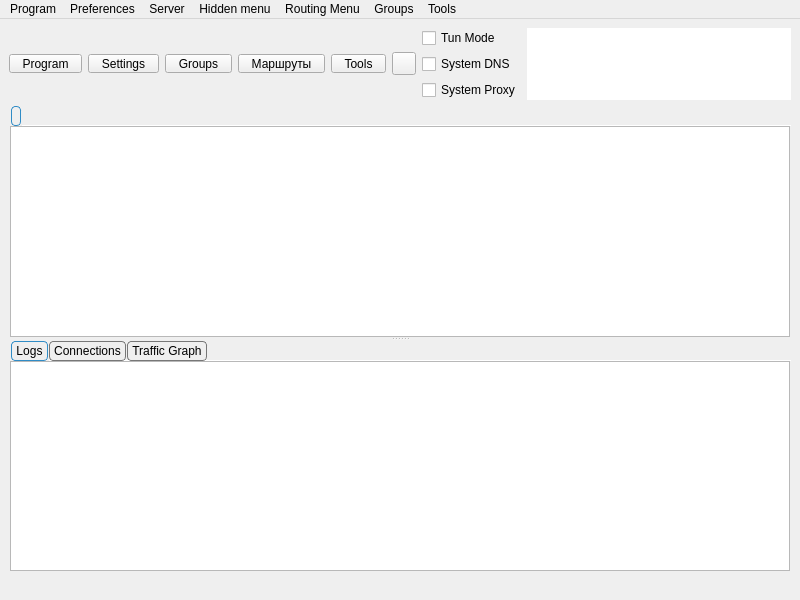
<?xml version="1.0" encoding="UTF-8"?>
<ui version="4.0">
 <class>MainWindow</class>
 <widget class="QMainWindow" name="MainWindow">
  <property name="geometry">
   <rect>
    <x>0</x>
    <y>0</y>
    <width>800</width>
    <height>600</height>
   </rect>
  </property>
  <property name="minimumSize">
   <size>
    <width>800</width>
    <height>600</height>
   </size>
  </property>
  <property name="windowTitle">
   <string notr="true">OMNIT</string>
  </property>
  <widget class="QWidget" name="centralwidget">
   <layout class="QVBoxLayout" name="verticalLayout_3" stretch="0,1,0">
    <item>
     <layout class="QHBoxLayout" name="horizontalLayout_2">
      <item>
       <widget class="QToolButton" name="toolButton_program">
        <property name="minimumSize">
         <size>
          <width>0</width>
          <height>0</height>
         </size>
        </property>
        <property name="styleSheet">
         <string notr="true">QToolButton {
    padding-left: 8px;
    padding-right: 8px;
}

/* The indicator shares the bottom row with the label (ToolButtonTextUnderIcon),
   so the widest button in any language is the tight one -- its text runs closest
   to the arrow. It fits because the drawn chevron only occupies the middle of
   its 16px subcontrol box, leaving ~14px clear at the button edge against the
   label's ~14.5px of slack. Don't pad the buttons to &quot;fix&quot; this: that widens
   all five for a gap only one of them ever needs (#1665). If a future
   translation looks cramped here, check that label first. */
QToolButton::menu-indicator {
    subcontrol-origin: border;
    subcontrol-position: bottom right;
    right: 2px;
    bottom: 3px;
}</string>
        </property>
        <property name="text">
         <string>Program</string>
        </property>
        <property name="icon">
         <iconset resource="../../res/Throne.qrc">
          <normaloff>:/icon/b-system-run.png</normaloff>:/icon/b-system-run.png</iconset>
        </property>
        <property name="iconSize">
         <size>
          <width>24</width>
          <height>24</height>
         </size>
        </property>
        <property name="popupMode">
         <enum>QToolButton::ToolButtonPopupMode::InstantPopup</enum>
        </property>
        <property name="toolButtonStyle">
         <enum>Qt::ToolButtonStyle::ToolButtonTextUnderIcon</enum>
        </property>
       </widget>
      </item>
      <item>
       <widget class="QToolButton" name="toolButton_preferences">
        <property name="minimumSize">
         <size>
          <width>0</width>
          <height>0</height>
         </size>
        </property>
        <property name="styleSheet">
         <string notr="true">QToolButton {
    padding-left: 8px;
    padding-right: 8px;
}

/* The indicator shares the bottom row with the label (ToolButtonTextUnderIcon),
   so the widest button in any language is the tight one -- its text runs closest
   to the arrow. It fits because the drawn chevron only occupies the middle of
   its 16px subcontrol box, leaving ~14px clear at the button edge against the
   label's ~14.5px of slack. Don't pad the buttons to &quot;fix&quot; this: that widens
   all five for a gap only one of them ever needs (#1665). If a future
   translation looks cramped here, check that label first. */
QToolButton::menu-indicator {
    subcontrol-origin: border;
    subcontrol-position: bottom right;
    right: 2px;
    bottom: 3px;
}</string>
        </property>
        <property name="text">
         <string>Settings</string>
        </property>
        <property name="icon">
         <iconset resource="../../res/Throne.qrc">
          <normaloff>:/icon/b-preferences.png</normaloff>:/icon/b-preferences.png</iconset>
        </property>
        <property name="iconSize">
         <size>
          <width>24</width>
          <height>24</height>
         </size>
        </property>
        <property name="popupMode">
         <enum>QToolButton::ToolButtonPopupMode::InstantPopup</enum>
        </property>
        <property name="toolButtonStyle">
         <enum>Qt::ToolButtonStyle::ToolButtonTextUnderIcon</enum>
        </property>
       </widget>
      </item>
      <item>
       <widget class="QToolButton" name="toolButton_testing">
        <property name="minimumSize">
         <size>
          <width>0</width>
          <height>0</height>
         </size>
        </property>
        <property name="styleSheet">
         <string notr="true">QToolButton {
    padding-left: 8px;
    padding-right: 8px;
}

/* The indicator shares the bottom row with the label (ToolButtonTextUnderIcon),
   so the widest button in any language is the tight one -- its text runs closest
   to the arrow. It fits because the drawn chevron only occupies the middle of
   its 16px subcontrol box, leaving ~14px clear at the button edge against the
   label's ~14.5px of slack. Don't pad the buttons to &quot;fix&quot; this: that widens
   all five for a gap only one of them ever needs (#1665). If a future
   translation looks cramped here, check that label first. */
QToolButton::menu-indicator {
    subcontrol-origin: border;
    subcontrol-position: bottom right;
    right: 2px;
    bottom: 3px;
}</string>
        </property>
        <property name="text">
         <string>Groups</string>
        </property>
        <property name="icon">
         <iconset resource="../../res/Throne.qrc">
          <normaloff>:/icon/b-testing-button.png</normaloff>:/icon/b-testing-button.png</iconset>
        </property>
        <property name="iconSize">
         <size>
          <width>24</width>
          <height>24</height>
         </size>
        </property>
        <property name="popupMode">
         <enum>QToolButton::ToolButtonPopupMode::InstantPopup</enum>
        </property>
        <property name="toolButtonStyle">
         <enum>Qt::ToolButtonStyle::ToolButtonTextUnderIcon</enum>
        </property>
       </widget>
      </item>
      <item>
       <widget class="QToolButton" name="toolButton_routing">
        <property name="minimumSize">
         <size>
          <width>0</width>
          <height>0</height>
         </size>
        </property>
        <property name="styleSheet">
         <string notr="true">QToolButton {
    padding-left: 8px;
    padding-right: 8px;
}

/* The indicator shares the bottom row with the label (ToolButtonTextUnderIcon),
   so the widest button in any language is the tight one -- its text runs closest
   to the arrow. It fits because the drawn chevron only occupies the middle of
   its 16px subcontrol box, leaving ~14px clear at the button edge against the
   label's ~14.5px of slack. Don't pad the buttons to &quot;fix&quot; this: that widens
   all five for a gap only one of them ever needs (#1665). If a future
   translation looks cramped here, check that label first. */
QToolButton::menu-indicator {
    subcontrol-origin: border;
    subcontrol-position: bottom right;
    right: 2px;
    bottom: 3px;
}</string>
        </property>
        <property name="text">
         <string>Маршруты</string>
        </property>
        <property name="icon">
         <iconset resource="../../res/Throne.qrc">
          <normaloff>:/icon/b-network-routing.png</normaloff>:/icon/b-network-routing.png</iconset>
        </property>
        <property name="iconSize">
         <size>
          <width>24</width>
          <height>24</height>
         </size>
        </property>
        <property name="popupMode">
         <enum>QToolButton::ToolButtonPopupMode::InstantPopup</enum>
        </property>
        <property name="toolButtonStyle">
         <enum>Qt::ToolButtonStyle::ToolButtonTextUnderIcon</enum>
        </property>
       </widget>
      </item>
      <item>
       <widget class="QToolButton" name="toolButton_tools">
        <property name="minimumSize">
         <size>
          <width>0</width>
          <height>0</height>
         </size>
        </property>
        <property name="styleSheet">
         <string notr="true">QToolButton {
    padding-left: 8px;
    padding-right: 8px;
}

/* The indicator shares the bottom row with the label (ToolButtonTextUnderIcon),
   so the widest button in any language is the tight one -- its text runs closest
   to the arrow. It fits because the drawn chevron only occupies the middle of
   its 16px subcontrol box, leaving ~14px clear at the button edge against the
   label's ~14.5px of slack. Don't pad the buttons to &quot;fix&quot; this: that widens
   all five for a gap only one of them ever needs (#1665). If a future
   translation looks cramped here, check that label first. */
QToolButton::menu-indicator {
    subcontrol-origin: border;
    subcontrol-position: bottom right;
    right: 2px;
    bottom: 3px;
}</string>
        </property>
        <property name="text">
         <string>Tools</string>
        </property>
        <property name="icon">
         <iconset resource="../../res/Throne.qrc">
          <normaloff>:/icon/b-tools-button.png</normaloff>:/icon/b-tools-button.png</iconset>
        </property>
        <property name="iconSize">
         <size>
          <width>24</width>
          <height>24</height>
         </size>
        </property>
        <property name="popupMode">
         <enum>QToolButton::ToolButtonPopupMode::InstantPopup</enum>
        </property>
        <property name="toolButtonStyle">
         <enum>Qt::ToolButtonStyle::ToolButtonTextUnderIcon</enum>
        </property>
       </widget>
      </item>
      <item>
       <widget class="StartStopButton" name="toolButton_startstop">
        <property name="focusPolicy">
         <enum>Qt::FocusPolicy::NoFocus</enum>
        </property>
        <property name="text">
         <string/>
        </property>
       </widget>
      </item>
      <item>
       <layout class="QVBoxLayout" name="verticalLayout_4">
        <item>
         <spacer name="verticalSpacer_modes_top">
          <property name="orientation">
           <enum>Qt::Orientation::Vertical</enum>
          </property>
          <property name="sizeHint" stdset="0">
           <size>
            <width>0</width>
            <height>0</height>
           </size>
          </property>
         </spacer>
        </item>
        <item>
         <widget class="QCheckBox" name="checkBox_VPN">
          <property name="sizePolicy">
           <sizepolicy hsizetype="Minimum" vsizetype="Minimum">
            <horstretch>0</horstretch>
            <verstretch>0</verstretch>
           </sizepolicy>
          </property>
          <property name="text">
           <string>Tun Mode</string>
          </property>
         </widget>
        </item>
        <item>
         <widget class="QCheckBox" name="system_dns">
          <property name="text">
           <string>System DNS</string>
          </property>
         </widget>
        </item>
        <item>
         <widget class="QCheckBox" name="checkBox_SystemProxy">
          <property name="text">
           <string>System Proxy</string>
          </property>
         </widget>
        </item>
        <item>
         <spacer name="verticalSpacer_modes_bottom">
          <property name="orientation">
           <enum>Qt::Orientation::Vertical</enum>
          </property>
          <property name="sizeHint" stdset="0">
           <size>
            <width>0</width>
            <height>0</height>
           </size>
          </property>
         </spacer>
        </item>
       </layout>
      </item>
      <item>
       <widget class="QTextBrowser" name="data_view">
        <property name="enabled">
         <bool>true</bool>
        </property>
        <property name="sizePolicy">
         <sizepolicy hsizetype="Expanding" vsizetype="Ignored">
          <horstretch>0</horstretch>
          <verstretch>0</verstretch>
         </sizepolicy>
        </property>
        <property name="minimumSize">
         <size>
          <width>0</width>
          <height>0</height>
         </size>
        </property>
        <property name="mouseTracking">
         <bool>false</bool>
        </property>
        <property name="focusPolicy">
         <enum>Qt::FocusPolicy::NoFocus</enum>
        </property>
        <property name="contextMenuPolicy">
         <enum>Qt::ContextMenuPolicy::NoContextMenu</enum>
        </property>
        <property name="acceptDrops">
         <bool>false</bool>
        </property>
        <property name="frameShape">
         <enum>QFrame::Shape::NoFrame</enum>
        </property>
        <property name="frameShadow">
         <enum>QFrame::Shadow::Sunken</enum>
        </property>
        <property name="verticalScrollBarPolicy">
         <enum>Qt::ScrollBarPolicy::ScrollBarAlwaysOff</enum>
        </property>
        <property name="horizontalScrollBarPolicy">
         <enum>Qt::ScrollBarPolicy::ScrollBarAlwaysOff</enum>
        </property>
        <property name="textInteractionFlags">
         <set>Qt::TextInteractionFlag::LinksAccessibleByKeyboard|Qt::TextInteractionFlag::LinksAccessibleByMouse</set>
        </property>
       </widget>
      </item>
     </layout>
    </item>
    <item>
     <widget class="QSplitter" name="splitter">
      <property name="orientation">
       <enum>Qt::Orientation::Vertical</enum>
      </property>
      <widget class="QTabWidget" name="tabWidget">
       <property name="styleSheet">
        <string notr="true">QTabWidget::tab-bar {
    left: 2px;
}

QTabBar {
    background: transparent;
    qproperty-drawBase: 0;
}

QTabBar::tab {
    border: 1px solid #777777;

    border-radius: 4px;
    padding: 2px 4px;
    margin-right: 1px;
}

QTabBar::tab:selected {
    border: 1px solid palette(highlight);
}</string>
       </property>
       <property name="currentIndex">
        <number>0</number>
       </property>
       <property name="documentMode">
        <bool>true</bool>
       </property>
       <property name="movable">
        <bool>true</bool>
       </property>
       <widget class="QWidget" name="widget1">
        <attribute name="title">
         <string/>
        </attribute>
        <layout class="QGridLayout" name="gridLayout_2">
         <property name="leftMargin">
          <number>1</number>
         </property>
         <property name="topMargin">
          <number>0</number>
         </property>
         <property name="rightMargin">
          <number>1</number>
         </property>
         <property name="bottomMargin">
          <number>0</number>
         </property>
         <property name="spacing">
          <number>0</number>
         </property>
         <item row="0" column="0">
          <widget class="ProfilesTableView" name="profilesTableView">
           <property name="contextMenuPolicy">
            <enum>Qt::ContextMenuPolicy::CustomContextMenu</enum>
           </property>
           <property name="editTriggers">
            <set>QAbstractItemView::EditTrigger::NoEditTriggers</set>
           </property>
           <property name="alternatingRowColors">
            <bool>true</bool>
           </property>
           <property name="selectionBehavior">
            <enum>QAbstractItemView::SelectionBehavior::SelectRows</enum>
           </property>
           <property name="horizontalScrollMode">
            <enum>QAbstractItemView::ScrollMode::ScrollPerPixel</enum>
           </property>
           <property name="wordWrap">
            <bool>false</bool>
           </property>
           <attribute name="horizontalHeaderMinimumSectionSize">
            <number>16</number>
           </attribute>
           <attribute name="horizontalHeaderHighlightSections">
            <bool>false</bool>
           </attribute>
           <attribute name="horizontalHeaderShowSortIndicator" stdset="0">
            <bool>false</bool>
           </attribute>
           <attribute name="verticalHeaderDefaultSectionSize">
            <number>30</number>
           </attribute>
          </widget>
         </item>
        </layout>
       </widget>
      </widget>
      <widget class="QWidget" name="aaaaaaaaaaaaaaaaaa">
       <layout class="QVBoxLayout" name="aaaaaaaaaaaa" stretch="0">
        <item>
         <widget class="QWidget" name="down_tab" native="true">
          <layout class="QVBoxLayout" name="verticalLayout">
           <property name="spacing">
            <number>0</number>
           </property>
           <property name="leftMargin">
            <number>0</number>
           </property>
           <property name="topMargin">
            <number>0</number>
           </property>
           <property name="rightMargin">
            <number>0</number>
           </property>
           <property name="bottomMargin">
            <number>0</number>
           </property>
           <item>
            <widget class="QTabWidget" name="stats_widget">
             <property name="autoFillBackground">
              <bool>true</bool>
             </property>
             <property name="styleSheet">
              <string notr="true">QTabWidget::tab-bar {
    left: 2px;
}

QTabBar {
    background: transparent;
    qproperty-drawBase: 0;
}

QTabBar::tab {
    border: 1px solid #777777;

    border-radius: 4px;
    padding: 2px 4px;
    margin-right: 1px;
}

QTabBar::tab:selected {
    border: 1px solid palette(highlight);
}</string>
             </property>
             <property name="tabPosition">
              <enum>QTabWidget::TabPosition::North</enum>
             </property>
             <property name="tabShape">
              <enum>QTabWidget::TabShape::Rounded</enum>
             </property>
             <property name="currentIndex">
              <number>0</number>
             </property>
             <property name="elideMode">
              <enum>Qt::TextElideMode::ElideNone</enum>
             </property>
             <property name="usesScrollButtons">
              <bool>true</bool>
             </property>
             <property name="documentMode">
              <bool>true</bool>
             </property>
             <property name="tabsClosable">
              <bool>false</bool>
             </property>
             <property name="movable">
              <bool>true</bool>
             </property>
             <property name="tabBarAutoHide">
              <bool>false</bool>
             </property>
             <widget class="QWidget" name="Logs">
              <property name="enabled">
               <bool>true</bool>
              </property>
              <attribute name="title">
               <string>Logs</string>
              </attribute>
              <layout class="QHBoxLayout" name="horizontalLayout_3" stretch="0">
               <property name="spacing">
                <number>0</number>
               </property>
               <property name="sizeConstraint">
                <enum>QLayout::SizeConstraint::SetDefaultConstraint</enum>
               </property>
               <property name="leftMargin">
                <number>1</number>
               </property>
               <property name="topMargin">
                <number>0</number>
               </property>
               <property name="rightMargin">
                <number>1</number>
               </property>
               <property name="bottomMargin">
                <number>0</number>
               </property>
               <item>
                <widget class="QTextBrowser" name="masterLogBrowser">
                 <property name="contextMenuPolicy">
                  <enum>Qt::ContextMenuPolicy::CustomContextMenu</enum>
                 </property>
                 <property name="openLinks">
                  <bool>false</bool>
                 </property>
                </widget>
               </item>
              </layout>
             </widget>
             <widget class="QWidget" name="connections_tab">
              <attribute name="title">
               <string>Connections</string>
              </attribute>
              <layout class="QHBoxLayout" name="horizontalLayout_4">
               <property name="spacing">
                <number>0</number>
               </property>
               <property name="sizeConstraint">
                <enum>QLayout::SizeConstraint::SetDefaultConstraint</enum>
               </property>
               <property name="leftMargin">
                <number>1</number>
               </property>
               <property name="topMargin">
                <number>0</number>
               </property>
               <property name="rightMargin">
                <number>1</number>
               </property>
               <property name="bottomMargin">
                <number>0</number>
               </property>
               <item>
                <widget class="QTableWidget" name="connections">
                 <property name="autoFillBackground">
                  <bool>false</bool>
                 </property>
                 <column>
                  <property name="text">
                   <string>Destination (Domain)</string>
                  </property>
                  <property name="toolTip">
                   <string>Click To Disable Sorting</string>
                  </property>
                 </column>
                 <column>
                  <property name="text">
                   <string>Process</string>
                  </property>
                  <property name="toolTip">
                   <string>Click To Sort By Process</string>
                  </property>
                 </column>
                 <column>
                  <property name="text">
                   <string>Protocol</string>
                  </property>
                  <property name="toolTip">
                   <string>Click To Sort By Protocol</string>
                  </property>
                 </column>
                 <column>
                  <property name="text">
                   <string>Outbound</string>
                  </property>
                  <property name="toolTip">
                   <string>Click To Sort By Outbound</string>
                  </property>
                 </column>
                 <column>
                  <property name="text">
                   <string>Traffic</string>
                  </property>
                  <property name="toolTip">
                   <string>Click to sort by traffic; right-click to choose total/down/up</string>
                  </property>
                 </column>
                 <column>
                  <property name="text">
                   <string>Speed</string>
                  </property>
                  <property name="toolTip">
                   <string>Click to sort by speed; right-click to choose total/down/up</string>
                  </property>
                 </column>
                </widget>
               </item>
              </layout>
             </widget>
             <widget class="QWidget" name="graph_tab">
              <attribute name="title">
               <string>Traffic Graph</string>
              </attribute>
              <layout class="QHBoxLayout" name="horizontalLayout_6">
               <property name="spacing">
                <number>0</number>
               </property>
               <property name="sizeConstraint">
                <enum>QLayout::SizeConstraint::SetDefaultConstraint</enum>
               </property>
               <property name="leftMargin">
                <number>1</number>
               </property>
               <property name="topMargin">
                <number>0</number>
               </property>
               <property name="rightMargin">
                <number>1</number>
               </property>
               <property name="bottomMargin">
                <number>0</number>
               </property>
              </layout>
             </widget>
            </widget>
           </item>
          </layout>
         </widget>
        </item>
       </layout>
      </widget>
     </widget>
    </item>
    <item>
     <layout class="QHBoxLayout" name="horizontalLayout">
      <item>
       <widget class="QLabel" name="label_running">
        <property name="text">
         <string/>
        </property>
       </widget>
      </item>
      <item>
       <widget class="QLabel" name="label_inbound">
        <property name="text">
         <string/>
        </property>
        <property name="alignment">
         <set>Qt::AlignmentFlag::AlignLeading|Qt::AlignmentFlag::AlignLeft|Qt::AlignmentFlag::AlignVCenter</set>
        </property>
       </widget>
      </item>
      <item>
       <widget class="QLabel" name="label_speed">
        <property name="text">
         <string/>
        </property>
        <property name="alignment">
         <set>Qt::AlignmentFlag::AlignLeading|Qt::AlignmentFlag::AlignLeft|Qt::AlignmentFlag::AlignVCenter</set>
        </property>
       </widget>
      </item>
     </layout>
    </item>
   </layout>
  </widget>
  <widget class="QMenuBar" name="menubar">
   <property name="geometry">
    <rect>
     <x>0</x>
     <y>0</y>
     <width>800</width>
     <height>25</height>
    </rect>
   </property>
   <widget class="QMenu" name="menu_program">
    <property name="title">
     <string>Program</string>
    </property>
    <addaction name="actionHide_window"/>
    <addaction name="separator"/>
    <addaction name="menu_add_from_input"/>
    <addaction name="menu_add_from_clipboard"/>
    <addaction name="actionAdd_profile_from_File"/>
    <addaction name="menu_scan_qr"/>
    <addaction name="separator"/>
    <addaction name="actionStart_with_system"/>
    <addaction name="actionRemember_last_proxy"/>
    <addaction name="actionAllow_LAN"/>
    <addaction name="separator"/>
    <addaction name="actionRestart_Proxy"/>
    <addaction name="actionRestart_Program"/>
    <addaction name="menu_exit"/>
   </widget>
   <widget class="QMenu" name="menu_preferences">
    <property name="title">
     <string>Preferences</string>
    </property>
    <addaction name="menu_basic_settings"/>
    <addaction name="menu_routing_settings"/>
    <addaction name="menu_vpn_settings"/>
    <addaction name="menu_hotkey_settings"/>
    <addaction name="menu_open_config_folder"/>
   </widget>
   <widget class="QMenu" name="menu_server">
    <property name="title">
     <string>Server</string>
    </property>
    <widget class="QMenu" name="menu_share_item">
     <property name="title">
      <string>Share</string>
     </property>
     <addaction name="menu_qr"/>
     <addaction name="menu_export_config"/>
     <addaction name="actionExport_Xray_config"/>
     <addaction name="separator"/>
     <addaction name="menu_copy_links"/>
     <addaction name="menu_copy_links_nkr"/>
     <addaction name="actionCopy_Test_Result"/>
    </widget>
    <addaction name="menu_add_from_input"/>
    <addaction name="menu_add_from_clipboard"/>
    <addaction name="actionAdd_profile_from_File"/>
    <addaction name="menu_scan_qr"/>
    <addaction name="separator"/>
    <addaction name="menu_start"/>
    <addaction name="menu_stop"/>
    <addaction name="menu_share_item"/>
    <addaction name="menu_delete"/>
    <addaction name="separator"/>
    <addaction name="menu_select_all"/>
    <addaction name="menu_clone"/>
    <addaction name="separator"/>
    <addaction name="actionUrl_Test_Selected"/>
    <addaction name="actionSpeedtest_Selected"/>
    <addaction name="actionResolve_Selected_Out_IP"/>
    <addaction name="menu_resolve_selected"/>
    <addaction name="actionClear_Test_Result"/>
    <addaction name="menu_reset_traffic"/>
   </widget>
   <widget class="QMenu" name="menuHidden_menu">
    <property name="title">
     <string>Hidden menu</string>
    </property>
    <widget class="QMenu" name="menu_spmode">
     <property name="title">
      <string>Operation Mode</string>
     </property>
     <addaction name="menu_spmode_system_proxy"/>
     <addaction name="menu_spmode_vpn"/>
    </widget>
    <addaction name="menu_update_subscription"/>
    <addaction name="menu_resolve_domain"/>
    <addaction name="menu_remove_invalid"/>
    <addaction name="actionUrl_Test_Group"/>
    <addaction name="menu_remove_unavailable"/>
    <addaction name="menu_clear_test_result"/>
    <addaction name="menu_delete_repeat"/>
    <addaction name="actionSpeedtest_Group"/>
    <addaction name="actionResolve_Out_IP"/>
    <addaction name="actionRefresh_Column_Widths"/>
    <addaction name="menu_spmode"/>
   </widget>
   <widget class="QMenu" name="menuRouting_Menu">
    <property name="title">
     <string>Routing Menu</string>
    </property>
   </widget>
   <widget class="QMenu" name="menuTools">
    <property name="title">
     <string>Tools</string>
    </property>
    <addaction name="actionAuto_Selector"/>
    <addaction name="actionSpeedtest_Current"/>
    <addaction name="separator"/>
    <addaction name="actionRuntime_Stats"/>
    <addaction name="actionTraffic_Stats"/>
    <addaction name="actionCheck_For_Update"/>
   </widget>
   <widget class="QMenu" name="menuTesting">
    <property name="title">
     <string>Groups</string>
    </property>
    <addaction name="menu_manage_groups"/>
    <addaction name="actionAdd_New_Group"/>
    <addaction name="actionEdit_Group"/>
    <addaction name="actionDelete_Group"/>
    <addaction name="separator"/>
    <addaction name="actionUrl_Test_Group"/>
    <addaction name="actionSpeedtest_Group"/>
    <addaction name="actionResolve_Out_IP"/>
    <addaction name="menu_resolve_domain"/>
    <addaction name="menu_clear_test_result"/>
    <addaction name="separator"/>
    <addaction name="menu_update_subscription"/>
    <addaction name="actionUpdate_All_Subscriptions"/>
    <addaction name="menu_delete_repeat"/>
    <addaction name="menu_remove_unavailable"/>
    <addaction name="menu_remove_invalid"/>
    <addaction name="menu_remove_insecure"/>
    <addaction name="separator"/>
    <addaction name="actionRefresh_Column_Widths"/>
   </widget>
   <addaction name="menu_program"/>
   <addaction name="menu_preferences"/>
   <addaction name="menu_server"/>
   <addaction name="menuHidden_menu"/>
   <addaction name="menuRouting_Menu"/>
   <addaction name="menuTesting"/>
   <addaction name="menuTools"/>
  </widget>
  <action name="menu_exit">
   <property name="text">
    <string>Exit</string>
   </property>
  </action>
  <action name="actionShow_window">
   <property name="text">
    <string>Show Window</string>
   </property>
  </action>
  <action name="menu_basic_settings">
   <property name="text">
    <string>Basic Settings</string>
   </property>
  </action>
  <action name="menu_add_from_input">
   <property name="text">
    <string>New profile</string>
   </property>
   <property name="shortcut">
    <string notr="true">Ctrl+N</string>
   </property>
  </action>
  <action name="menu_manage_groups">
   <property name="text">
    <string>Manage Groups</string>
   </property>
  </action>
  <action name="menu_start">
   <property name="text">
    <string>Start</string>
   </property>
   <property name="shortcut">
    <string notr="true">Return</string>
   </property>
  </action>
  <action name="menu_stop">
   <property name="text">
    <string>Stop</string>
   </property>
   <property name="shortcut">
    <string notr="true">Ctrl+S</string>
   </property>
  </action>
  <action name="menu_routing_settings">
   <property name="text">
    <string>Routing Settings</string>
   </property>
  </action>
  <action name="menu_add_from_clipboard">
   <property name="text">
    <string>Add profile from clipboard</string>
   </property>
   <property name="shortcut">
    <string notr="true">Ctrl+V</string>
   </property>
  </action>
  <action name="menu_delete">
   <property name="text">
    <string>Delete</string>
   </property>
   <property name="shortcut">
    <string notr="true">Del</string>
   </property>
  </action>
  <action name="menu_profile_debug_info">
   <property name="text">
    <string>Debug Info</string>
   </property>
  </action>
  <action name="menu_qr">
   <property name="text">
    <string>QR Code and link</string>
   </property>
  </action>
  <action name="menu_copy_link">
   <property name="text">
    <string>Copy Link</string>
   </property>
  </action>
  <action name="menu_tcp_ping">
   <property name="text">
    <string notr="true">Tcp Ping</string>
   </property>
   <property name="shortcut">
    <string notr="true">Ctrl+Shift+T</string>
   </property>
  </action>
  <action name="menu_url_test">
   <property name="text">
    <string notr="true">Url Test</string>
   </property>
   <property name="shortcut">
    <string notr="true">Ctrl+Shift+U</string>
   </property>
  </action>
  <action name="menu_clear_test_result">
   <property name="text">
    <string>Clear Group test result</string>
   </property>
   <property name="shortcut">
    <string notr="true">Ctrl+Shift+C</string>
   </property>
  </action>
  <action name="menu_export_config">
   <property name="text">
    <string>Export Sing-box config</string>
   </property>
   <property name="shortcut">
    <string notr="true">Ctrl+E</string>
   </property>
  </action>
  <action name="menu_reset_traffic">
   <property name="text">
    <string>Reset Traffic</string>
   </property>
   <property name="shortcut">
    <string notr="true">Ctrl+R</string>
   </property>
  </action>
  <action name="menu_scan_qr">
   <property name="text">
    <string>Scan QR Code</string>
   </property>
   <property name="shortcut">
    <string notr="true">Ctrl+Shift+Q</string>
   </property>
  </action>
  <action name="menu_spmode_system_proxy">
   <property name="checkable">
    <bool>true</bool>
   </property>
   <property name="text">
    <string>System Proxy</string>
   </property>
  </action>
  <action name="menu_spmode_disabled">
   <property name="checkable">
    <bool>true</bool>
   </property>
   <property name="text">
    <string>Disable</string>
   </property>
  </action>
  <action name="menu_delete_repeat">
   <property name="text">
    <string>Remove Duplicates</string>
   </property>
   <property name="shortcut">
    <string notr="true">Ctrl+Shift+D</string>
   </property>
  </action>
  <action name="actionfake">
   <property name="text">
    <string>fake</string>
   </property>
   <property name="visible">
    <bool>false</bool>
   </property>
  </action>
  <action name="menu_move">
   <property name="text">
    <string>Move</string>
   </property>
   <property name="shortcut">
    <string notr="true">Ctrl+M</string>
   </property>
  </action>
  <action name="actionStart_with_system">
   <property name="checkable">
    <bool>true</bool>
   </property>
   <property name="text">
    <string>Start with system</string>
   </property>
  </action>
  <action name="actionRemember_last_proxy">
   <property name="checkable">
    <bool>true</bool>
   </property>
   <property name="text">
    <string>Remember last profile</string>
   </property>
  </action>
  <action name="actionAllow_LAN">
   <property name="checkable">
    <bool>true</bool>
   </property>
   <property name="text">
    <string>Allow other devices to connect</string>
   </property>
  </action>
  <action name="menu_remove_unavailable">
   <property name="text">
    <string>Remove Unavailable</string>
   </property>
   <property name="shortcut">
    <string notr="true">Ctrl+Shift+R</string>
   </property>
  </action>
  <action name="menu_full_test">
   <property name="text">
    <string>Full Test</string>
   </property>
   <property name="shortcut">
    <string notr="true">Ctrl+Shift+F</string>
   </property>
  </action>
  <action name="menu_hotkey_settings">
   <property name="text">
    <string>Hotkey Settings</string>
   </property>
  </action>
  <action name="menu_select_all">
   <property name="text">
    <string>Select All</string>
   </property>
   <property name="shortcut">
    <string notr="true">Ctrl+A</string>
   </property>
  </action>
  <action name="menu_copy_links_nkr">
   <property name="text">
    <string>Copy links of selected (Deep Links)</string>
   </property>
   <property name="shortcut">
    <string notr="true">Ctrl+Alt+C</string>
   </property>
  </action>
  <action name="actionfake_2">
   <property name="text">
    <string>fake</string>
   </property>
   <property name="visible">
    <bool>false</bool>
   </property>
  </action>
  <action name="actionfake_3">
   <property name="text">
    <string>fake</string>
   </property>
   <property name="visible">
    <bool>false</bool>
   </property>
  </action>
  <action name="menu_copy_links">
   <property name="text">
    <string>Copy links of selected</string>
   </property>
   <property name="shortcut">
    <string notr="true">Ctrl+C</string>
   </property>
  </action>
  <action name="menu_spmode_vpn">
   <property name="checkable">
    <bool>true</bool>
   </property>
   <property name="text">
    <string>Tun Mode</string>
   </property>
  </action>
  <action name="menu_clone">
   <property name="text">
    <string>Clone</string>
   </property>
   <property name="shortcut">
    <string notr="true">Ctrl+D</string>
   </property>
  </action>
  <action name="menu_update_subscription">
   <property name="text">
    <string>Update subscription</string>
   </property>
   <property name="shortcut">
    <string notr="true">Ctrl+U</string>
   </property>
   <property name="visible">
    <bool>true</bool>
   </property>
  </action>
  <action name="menu_resolve_domain">
   <property name="text">
    <string>Resolve Domain for group</string>
   </property>
   <property name="shortcut">
    <string notr="true">Ctrl+Shift+I</string>
   </property>
  </action>
  <action name="menu_vpn_settings">
   <property name="text">
    <string>Tun Settings</string>
   </property>
  </action>
  <action name="actionRestart_Program">
   <property name="text">
    <string>Restart Program</string>
   </property>
  </action>
  <action name="menu_open_config_folder">
   <property name="text">
    <string>Open Config Folder</string>
   </property>
  </action>
  <action name="actionfake_4">
   <property name="text">
    <string notr="true">fake</string>
   </property>
   <property name="visible">
    <bool>false</bool>
   </property>
  </action>
  <action name="actionfake_5">
   <property name="text">
    <string notr="true">fake</string>
   </property>
   <property name="visible">
    <bool>false</bool>
   </property>
  </action>
  <action name="actionRestart_Proxy">
   <property name="text">
    <string>Restart Core</string>
   </property>
  </action>
  <action name="menu_stop_testing">
   <property name="text">
    <string>Stop Testing</string>
   </property>
   <property name="shortcut">
    <string notr="true">Ctrl+.</string>
   </property>
  </action>
  <action name="actionUrl_Test_Selected">
   <property name="text">
    <string>Url Test Selected</string>
   </property>
   <property name="shortcut">
    <string notr="true">Ctrl+Shift+S</string>
   </property>
   <property name="visible">
    <bool>true</bool>
   </property>
  </action>
  <action name="actionUrl_Test_Group">
   <property name="enabled">
    <bool>true</bool>
   </property>
   <property name="text">
    <string>Url Test Group</string>
   </property>
   <property name="shortcut">
    <string notr="true">Ctrl+Shift+G</string>
   </property>
   <property name="visible">
    <bool>true</bool>
   </property>
  </action>
  <action name="menu_resolve_selected">
   <property name="text">
    <string>Resolve Selected Domain</string>
   </property>
   <property name="visible">
    <bool>true</bool>
   </property>
  </action>
  <action name="menu_remove_invalid">
   <property name="text">
    <string>Remove Invalid</string>
   </property>
   <property name="shortcut">
    <string notr="true">Ctrl+Alt+I</string>
   </property>
   <property name="menuRole">
    <enum>QAction::MenuRole::TextHeuristicRole</enum>
   </property>
  </action>
  <action name="menu_remove_insecure">
   <property name="text">
    <string>Remove Insecure Configs</string>
   </property>
   <property name="menuRole">
    <enum>QAction::MenuRole::TextHeuristicRole</enum>
   </property>
  </action>
  <action name="menu_open_routing_manager">
   <property name="text">
    <string>Open Manager</string>
   </property>
  </action>
  <action name="actionSpeedtest_Current">
   <property name="text">
    <string>Speedtest Current</string>
   </property>
   <property name="shortcut">
    <string notr="true">F6</string>
   </property>
  </action>
  <action name="actionSpeedtest_Selected">
   <property name="text">
    <string>Speedtest Selected</string>
   </property>
   <property name="shortcut">
    <string notr="true">Ctrl+Shift+P</string>
   </property>
  </action>
  <action name="actionSpeedtest_Group">
   <property name="text">
    <string>Speedtest Group</string>
   </property>
   <property name="shortcut">
    <string notr="true">Ctrl+Alt+P</string>
   </property>
  </action>
  <action name="actionHide_window">
   <property name="text">
    <string>Hide window</string>
   </property>
   <property name="shortcut">
    <string notr="true">Ctrl+H</string>
   </property>
  </action>
  <action name="actionAdd_profile_from_File">
   <property name="text">
    <string>Add profile from File(s)</string>
   </property>
   <property name="shortcut">
    <string notr="true">Ctrl+O</string>
   </property>
  </action>
  <action name="actionResolve_Out_IP">
   <property name="text">
    <string>Resolve out IP for group</string>
   </property>
  </action>
  <action name="actionAdd_New_Group">
   <property name="text">
    <string>Add new Group</string>
   </property>
  </action>
  <action name="actionEdit_Group">
   <property name="text">
    <string>Edit current Group</string>
   </property>
  </action>
  <action name="actionDelete_Group">
   <property name="text">
    <string>Delete current Group</string>
   </property>
  </action>
  <action name="actionUpdate_All_Subscriptions">
   <property name="text">
    <string>Update all subscriptions</string>
   </property>
  </action>
  <action name="actionResolve_Selected_Out_IP">
   <property name="text">
    <string>Resolve Selected Out IP</string>
   </property>
  </action>
  <action name="actionRefresh_Column_Widths">
   <property name="text">
    <string>Refresh Column Widths</string>
   </property>
  </action>
  <action name="actionExport_Xray_config">
   <property name="text">
    <string>Export Xray config</string>
   </property>
  </action>
  <action name="actionCopy_Test_Result">
   <property name="text">
    <string>Copy Test Result</string>
   </property>
  </action>
  <action name="actionClear_Test_Result">
   <property name="text">
    <string>Clear Test Result</string>
   </property>
  </action>
  <action name="actionRuntime_Stats">
   <property name="text">
    <string>Runtime Stats</string>
   </property>
  </action>
  <action name="actionAuto_Selector">
   <property name="text">
    <string>Auto Selector Stats</string>
   </property>
   <property name="visible">
    <bool>false</bool>
   </property>
  </action>
  <action name="actionTraffic_Stats">
   <property name="text">
    <string>Traffic Stats</string>
   </property>
  </action>
  <action name="actionCheck_For_Update">
   <property name="text">
    <string>Check For Update</string>
   </property>
  </action>
 </widget>
 <customwidgets>
  <customwidget>
   <class>ProfilesTableView</class>
   <extends>QTableView</extends>
   <header>include/ui/utils/ProfilesTableView.h</header>
  </customwidget>
  <customwidget>
   <class>StartStopButton</class>
   <extends>QToolButton</extends>
   <header>include/ui/widget/StartStopButton.hpp</header>
  </customwidget>
 </customwidgets>
 <resources>
  <include location="../../res/Throne.qrc"/>
 </resources>
 <connections/>
</ui>
